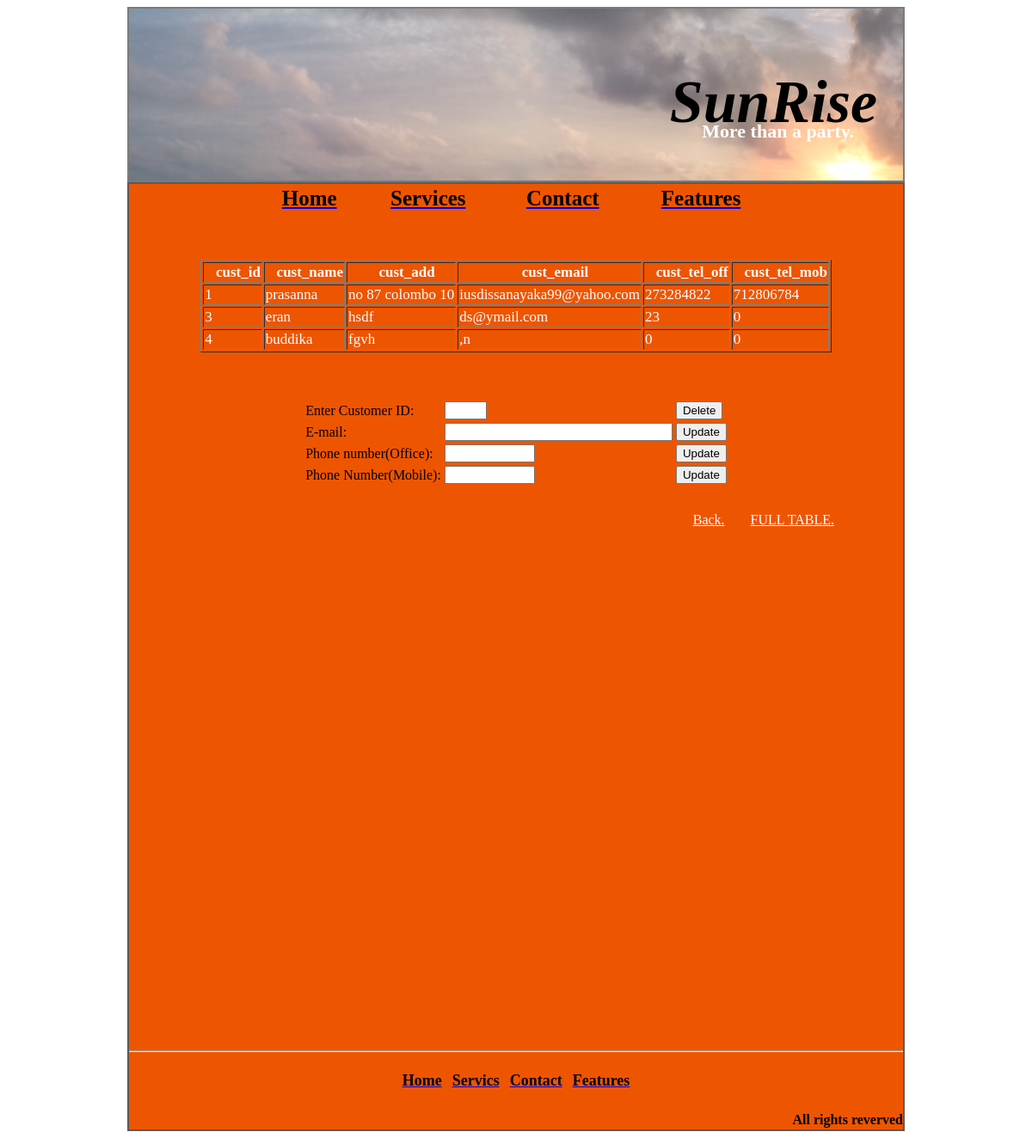
The page /customers.php on the database its author committed.
### tables this page shows
CREATE TABLE IF NOT EXISTS `customers` (
  `cust_name` varchar(32) NOT NULL,
  `cust_add` varchar(32) NOT NULL,
  `cust_email` varchar(32) NOT NULL,
  `cust_tel_off` int(11) NOT NULL,
  `cust_tel_mob` int(11) NOT NULL,
  `un` varchar(32) NOT NULL,
  `pw` varchar(32) NOT NULL,
  `cust_id` int(32) NOT NULL AUTO_INCREMENT,
  `contact_method` varchar(32) NOT NULL,
  `cust_order` varchar(32) NOT NULL,
  PRIMARY KEY (`cust_id`)
);

### customers.php (the view, shortened to what this page needs)
<html>
<head>
    <link rel="stylesheet" type="text/css" href="style.css"/>
</head>
<body><center>
<div id="top">
    <h1>SunRise<p>More than a party.</p></h1>
</div>
<div id="background">
    <div id="content">
	<table width="600" >
    	    <tr style="font-size: 25;" >
		<td align="center"><a href="index.php"><font color="black"><b>Home</b></font></a></td>
	    	<td align="center"><a href="services.html"><font color="black"><b>Services</b></font></a></td>
    		<td align="center"><a href="contact.html"><font color="black"><b>Contact</b></font></a></td>
		<td align="center"><a href="help.html"><font color="black"><b>Features</b></font></a></p></td>
	    </tr>
	</table>
	<br><br><br>
        <?php
	$linkz=mysql_connect ("localhost","root","") or die("Sorry Didnot");
	$sql="select cust_id,cust_name,cust_add,cust_email,cust_tel_off,cust_tel_mob from customers";
	$result=mysql_query($sql,$linkz);
	echo "<table border=1 style=font-size:17;color:white;>";
	echo "<tr>";
	for($fld=0;$fld<mysql_num_fields($result);$fld++){
		echo "<th>";
		echo "&nbsp;&nbsp;&nbsp;".mysql_field_name($result,$fld);
		echo "</th>";
	}
	echo "</tr>";
	while ($row = mysql_fetch_assoc($result)) {
		echo "<tr>";
		foreach($row as $key => $value){
			echo "<td>".$row["$key"]."</td>";
		}
		echo "</tr>";
	}
	echo "</table>";
	?>
	<br><br><br>
    <table><form name="delete" method="post" action="">
        <tr>
            <td>Enter Customer ID:</td>
            <td><input type="text" name="cust_id" size="3"></td>
            <td><input type="submit" name="delete" value="Delete"></td>
        </tr>
	 <tr>
	    <td>E-mail:</td>
	    <td><input name="cust_email" type="textbox" size="30"></td>
            <td><input type="submit" name="update1" value="Update"</td>
	</tr>
	 <tr>
	    <td>Phone number(Office):</td>
	    <td><input name="cust_tel_off" type="textbox" size="10"></td>
	    <td><input type="submit" name="update2" value="Update"</td>
	</tr>
	<tr>
	    <td>Phone Number(Mobile):</td>
	    <td><input name="cust_tel_mob" type="textbox" size="10"></td>
            <td><input type="submit" name="update3" value="Update"</td>
	 </tr>
    </form></table>
    <p align="right" style="margin-top: 30px;" ><a href="admin.php" style="color: White;margin-right: 30px;">Back.</a><a href="output.php" style="color: White;margin-right: 30px;">FULL TABLE.</a></p>
    </div>
    <div id="footer">
	<hr /><br/>
	<p align=center>
	    <a href="index.php"><font color="black" size="4px">Home</font></a>&nbsp;&nbsp;
	    <a href="services.html"><font color="black" size="4px">Servics</font></a>&nbsp;&nbsp;
	    <a href="contact.html"><font color="black" size="4px">Contact</font></a>&nbsp;&nbsp;
	    <a href="help.html"><font color="black" size="4px">Features</font></a></p>&nbsp;&nbsp;
	<p align="right"><font size="3px">All rights reverved</font></p>
    </div>
</div>
</center></body>
</html>

### style.css (style rules this page uses)
#background { border:solid;border-width:2px;border-color:#5B5B5B; height:1100px;width:900px; background-color:#ee5500; }
#top { height:200px;width:900px;border:solid;border-width:2px;border-color:#7B7B7B; background-image: url(Images/Background/header.jpg); }
#top h1 { color:black;margin-top: 100;line-height: 0.25;margin-right: 30;text-align: right;font-family:Lucida Handwriting;font-size: 70px;font-style: italic; }
#top h1 p { color:white;margin-right: 27;text-align: right;font-family:times new romen;font-size: 22px;font-style: normal; }
#content { margin-left: 10px;margin-right: 10px;height:1000px;width:800px; }
#footer { font-weight: bolder;height:100px;width:900px;line-height: 0.4; }

### rows shown on the page
customers: cust_id "1", cust_name "prasanna", cust_add "no 87 colombo 10", cust_email "iusdissanayaka99@yahoo.com", cust_tel_off "273284822", cust_tel_mob "712806784"
customers: cust_id "3", cust_name "eran", cust_add "hsdf", cust_email "ds@ymail.com", cust_tel_off "23", cust_tel_mob "0"
customers: cust_id "4", cust_name "buddika", cust_add "fgvh", cust_email ",n", cust_tel_off "0", cust_tel_mob "0"

### other values the page prints
mysql_field_name($result,$fld) "cust_id"
mysql_field_name($result,$fld) "cust_name"
mysql_field_name($result,$fld) "cust_add"
mysql_field_name($result,$fld) "cust_email"
mysql_field_name($result,$fld) "cust_tel_off"
mysql_field_name($result,$fld) "cust_tel_mob"
